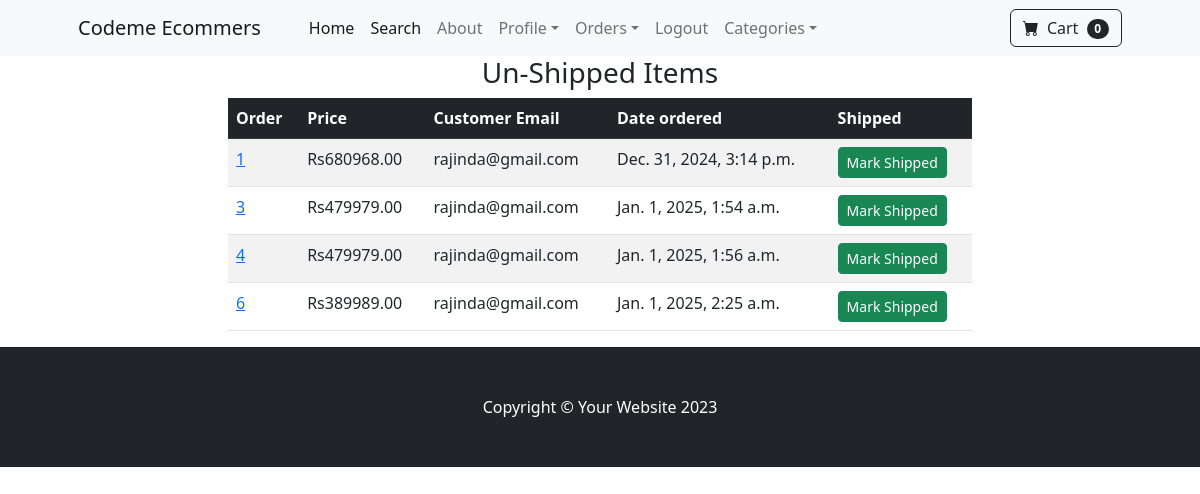
Page /payment/not_shipped_dash (signed in) on the committed database.
### payment/models.py (models this page shows, shortened)
class Order(models.Model):
  user = models.ForeignKey(User,on_delete=models.CASCADE,null=True,blank=True)
  full_name = models.CharField(max_length=250)
  email= models.EmailField( max_length=250)
  shipping_address = models.TextField(max_length=1500)
  amount_paid = models.DecimalField (max_digits=10,decimal_places=2)
  date_ordered = models.DateTimeField(auto_now_add=True)
  shipped = models.BooleanField(default=False)
  date_shipped = models.DateTimeField(blank=True,null=True)

### payment/views.py (the view, shortened to what this page needs)
# urls.py: path('not_shipped_dash',views.not_shipped_dash,name="not_shipped_dash"),
def not_shipped_dash(request):
  if request.user.is_authenticated and request.user.is_superuser:
    orders = Order.objects.filter(shipped=False)
    return render(request,'payment/not_shipped_dash.html',{"orders":orders})
  else:
    messages.success(request, "Access Denied")
    return redirect ('home')

### cart/cart.py (called while the page is built)
  def __len__(self):
    return len(self.cart)

### cart/context_processors.py (called while the page is built)
def cart(request):
  return {'cart':Cart(request)}

### payment/templates/payment/not_shipped_dash.html (shortened to what this page needs)
{% extends "base.html" %}
{% block content %}
    <div class = "container">
          <div class = "row" >
              <center>
                  <div class = "col-8">
                     <h3>Un-Shipped Items</h3>
                     <table class="table table-striped table-hover table- bordered ">
                      <thead class= "table-dark">
                        <tr>
                          <th scope="col">Order</th>
                          <th scope="col">Price</th>
                          <th scope="col">Customer Email</th>
                          <th scope="col">Date ordered</th>
                          <th scope="col">Shipped</th>
                        </tr>
                      </thead>
                      <tbody>
                       {% for item in orders %}
                        <tr>
                          <td><a href ="{% url 'orders' item.id %}">{{item.id }}</a></td>
                          <td>Rs{{item.amount_paid }}</td>
                          <td>{{item.email }}</td>
                          <td>{{item.date_ordered }}</td>
                          <td>
                            <form method ="POST">
                               <button  type = "Submit" class = "btn btn-success btn-sm">Mark Shipped</button>
                            </form>
                          </td>
                        </tr>
                       {% endfor %}
                      </tbody>
                    </table>
                  </div>
              </center>
            </div>
    </div>
{% endblock %}

### rows in the picture
Order: id "1", amount_paid "680968.00", email "rajinda@gmail.com", date_ordered "Dec. 31, 2024, 3:14 p.m."
Order: id "3", amount_paid "479979.00", email "rajinda@gmail.com", date_ordered "Jan. 1, 2025, 1:54 a.m."
Order: id "4", amount_paid "479979.00", email "rajinda@gmail.com", date_ordered "Jan. 1, 2025, 1:56 a.m."
Order: id "6", amount_paid "389989.00", email "rajinda@gmail.com", date_ordered "Jan. 1, 2025, 2:25 a.m."

### other values in the picture
{{ cart|length }} "0"
